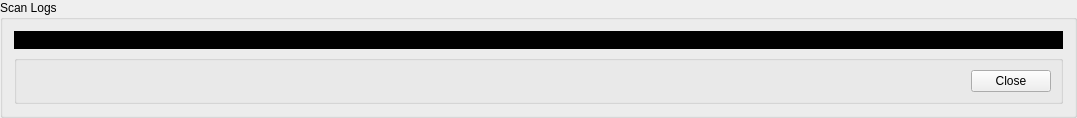
     <widget class="QGroupBox" name="logsGroupBox">
      <property name="title">
       <string>Scan Logs</string>
      </property>
      <layout class="QGridLayout" name="gridLayout_11">
       <item row="0" column="0">
        <widget class="QLabel" name="logs">
         <property name="font">
          <font>
           <family>FreeMono</family>
           <pointsize>12</pointsize>
           <weight>50</weight>
           <bold>false</bold>
          </font>
         </property>
         <property name="styleSheet">
          <string notr="true">background-color: rgb(0, 0, 0);
color: rgb(255, 255, 255);</string>
         </property>
         <property name="frameShape">
          <enum>QFrame::StyledPanel</enum>
         </property>
         <property name="text">
          <string/>
         </property>
         <property name="wordWrap">
          <bool>true</bool>
         </property>
        </widget>
       </item>
       <item row="1" column="0">
        <widget class="QGroupBox" name="closeGroupBox">
         <property name="sizePolicy">
          <sizepolicy hsizetype="Preferred" vsizetype="Fixed">
           <horstretch>0</horstretch>
           <verstretch>0</verstretch>
          </sizepolicy>
         </property>
         <property name="title">
          <string/>
         </property>
         <layout class="QGridLayout" name="gridLayout_2">
          <item row="0" column="1">
           <widget class="QPushButton" name="close">
            <property name="cursor">
             <cursorShape>PointingHandCursor</cursorShape>
            </property>
            <property name="text">
             <string>Close</string>
            </property>
           </widget>
          </item>
          <item row="0" column="0">
           <spacer name="horizontalSpacer_3">
            <property name="orientation">
             <enum>Qt::Horizontal</enum>
            </property>
            <property name="sizeHint" stdset="0">
             <size>
              <width>945</width>
              <height>20</height>
             </size>
            </property>
           </spacer>
          </item>
         </layout>
        </widget>
       </item>
      </layout>
     </widget>
